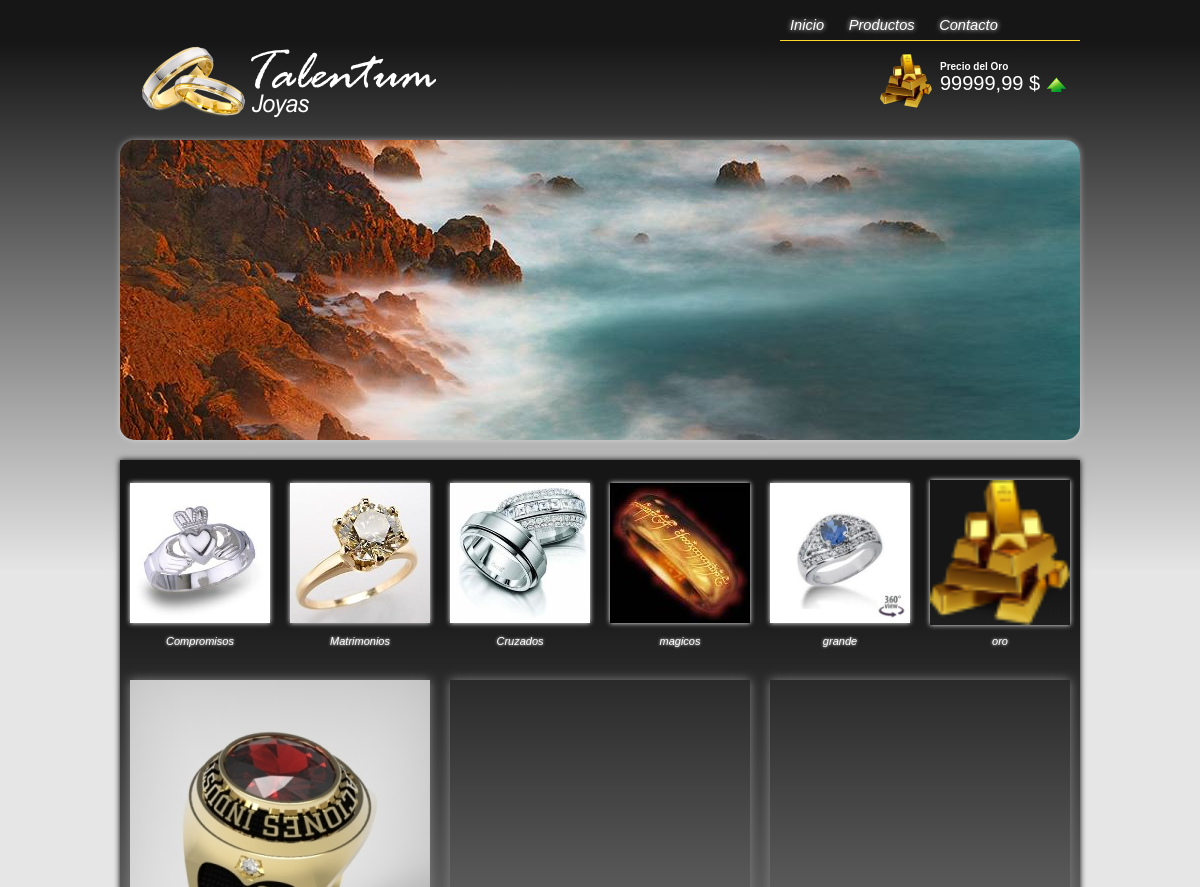
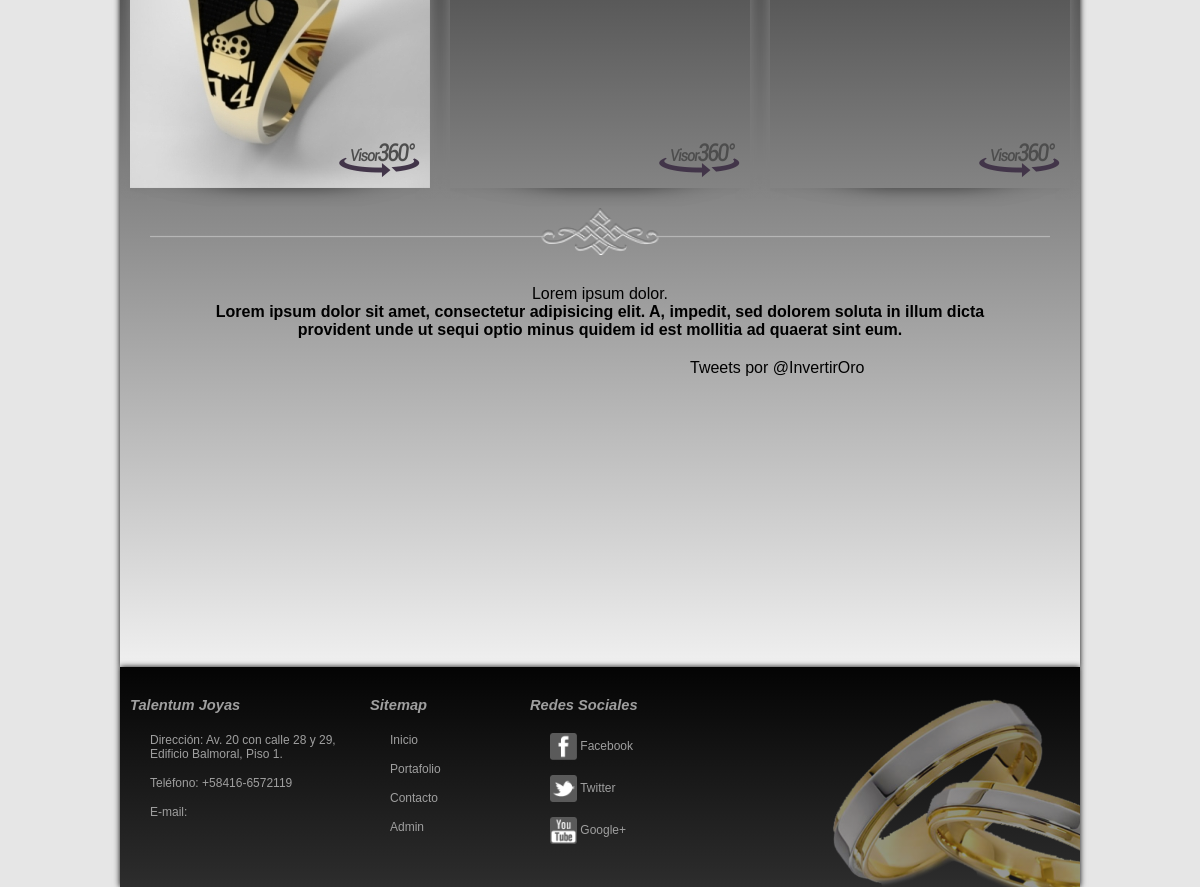
The page / on the database its author committed (2 pictures, top to bottom).
### tables this page shows
CREATE TABLE IF NOT EXISTS `categoria` (
  `id` int(11) NOT NULL AUTO_INCREMENT,
  `nombre` varchar(200) NOT NULL,
  `img` text NOT NULL,
  PRIMARY KEY (`id`)
);

### index.php (the view, shortened to what this page needs)
<?php
  include 'lib/conexion.php';
  try{
    $sql = 'SELECT * FROM categoria';
    $s = $pdo->prepare($sql);
    $s->execute();
    while($row = $s->fetch()){
      $categorias[]= array(
        'id'=>$row['id'],
        'nombre'=>$row['nombre'],
        'img'=>$row['img']);
    }
  }
  catch(PDOException $e){
    echo "error al cargar las categorias".$e;
    exit();
  }
?>
<!doctype html>
<html lang="en">
<head>
  <link rel="stylesheet" href="css/reset.css">
  <link rel="stylesheet" href="css/960_12_col.css">
  <link rel="stylesheet" href="css/style.css" type="text/css" media="screen"/>
</head>
<body>
  <header>
    <div class="container_12 barraPrincipal">
      <div class="grid_12">
        <div class="grid_4 logo">
          <a href="#">
          <img src="img/logo.png" alt="">
          </a>
        </div>
        <div class="grid_4 push_4">
          <nav class="barraNav">
            <ul>
              <li><a href="#">Inicio</a></li>
              <li><a href="categorias.html.php">Productos</a></li>
              <li><a href="contacto.html">Contacto</a></li>
            </ul>
          </nav>
          <div class="row oro">
            <div class="orito">
              <img src="img/oro.png" alt="">
            </div>
          <div class="precioro">
            <p>Precio del Oro</p>
            <p>99999,99 $
            <img src="img/FlechaArriba.png" alt="">
            </p>
          </div>
          </div>
        </div>
      </div>
    </div>
  </header>
    <div class="slider">
    <div class="cycle-slideshow"
    data-cycle-next="#next3"
    data-cycle-prev="#prev3"
    data-cycle-tile-vertical=false
    data-cycle-speed="1000"
    >
    <img src="img/slider/1.jpg">
    </div>
    </div>
  <div class="container_12 contenedorprincipal ContDegradado">
      <div class="sliderpequeno ">
        <div class="cycle-slideshow"
             data-cycle-slides="li"
             data-cycle-fx=carousel
             data-cycle-timeout=1500>
          <?php foreach($categorias as $categoria): ?>
            <li><a href="subcategoria.html.php?categoria=<?php echo $categoria['id'] ?>"><img style="width:140px" src="img/<?php echo $categoria['img'] ?>"><p><?php echo $categoria['nombre'] ?></p></a></li>
          <?php endforeach; ?>
        </div>
      </div>
        <div class="grid_4 cuadro360">
            <img src="img/360.png" alt="" class="png360">
            <div id="KeyShotVR"></div>
          <img src="img/sombra1.png" alt="" class="sombra">
        </div>
        <div class="grid_4 cuadro360">
            <img src="img/360.png" alt="" class="png360">
          <img src="img/sombra1.png" alt="" class="sombra">
        </div>
        <div class="grid_4 cuadro360">
            <img src="img/360.png" alt="" class="png360">
          <img src="img/sombra1.png" alt="" class="sombra">
        </div>
    <center>
      <img src="img/separador.png" alt="" >
      <div class="txtPrincipal">
        <p>Lorem ipsum dolor.</p>
        <h1>Lorem ipsum dolor sit amet, consectetur adipisicing elit. A, impedit, sed dolorem soluta in illum dicta provident unde ut sequi optio minus quidem id est mollitia ad quaerat sint eum.</h1>
      </div>
    </center>
    <div class="grid_7">
      <iframe width="540" height="304" src="//www.youtube.com/embed/NJuujXUp-UQ" frameborder="0" allowfullscreen></iframe>
    </div>
    <div class="grid_5">
      <a class="twitter-timeline" data-dnt="true" href="https://twitter.com/InvertirOro" data-widget-id="402202542399950848">Tweets por @InvertirOro</a>
    </div>
  </div>
  <footer>
    <div class="container_12 contfooter colordegradado2">
      <img src="img/anillos.png" alt="" class="anillofooter">
      <div class="grid_3 txtfooter">
        <p>
          Talentum Joyas
        </p>
        <ul>
          <li>Dirección: Av. 20 con calle 28 y 29, Edificio Balmoral, Piso 1.</li>
          <li>Teléfono: +58416-6572119</li>
          <li>E-mail:</li>
        </ul>
      </div>
      <div class="grid_2 txtfooter">
        <p>
          Sitemap
        </p>
        <ul>
          <li><a href="#">Inicio</a></li>
          <li><a href="#">Portafolio</a></li>
          <li><a href="#">Contacto</a></li>
          <li><a href="backend/menu.html.php">Admin</a></li>
        </ul>
      </div>
      <div class="grid_3 txtfooter">
        <p>
          Redes Sociales
        </p>
            <ul class="listfootercontac listfootersocial">
              <li><a href="#"><img src="img/fb.png" alt=""> Facebook</a></li>
              <li><a href="#"><img src="img/tw.png" alt=""> Twitter</a></li>
              <li><a href="#"><img src="img/yt.png" alt=""> Google+</a></li>
            </ul>
      </div>
    </div>
  </footer>
</body>
</html>

### css/960_12_col.css (style rules this page uses)
body { min-width: 960px; }
.container_12 { margin-left: auto; margin-right: auto; width: 960px; }
.grid_1, .grid_2, .grid_3, .grid_4, .grid_5, .grid_6, .grid_7, .grid_8, .grid_9, .grid_10, .grid_11, .grid_12 { display: inline; float: left; margin-left: 10px; margin-right: 10px; }
.push_1, .pull_1, .push_2, .pull_2, .push_3, .pull_3, .push_4, .pull_4, .push_5, .pull_5, .push_6, .pull_6, .push_7, .pull_7, .push_8, .pull_8, .push_9, .pull_9, .push_10, .pull_10, .push_11, .pull_11 { position: relative; }
.container_12 .grid_2 { width: 140px; }
.container_12 .grid_3 { width: 220px; }
.container_12 .grid_4 { width: 300px; }
.container_12 .grid_5 { width: 380px; }
.container_12 .grid_7 { width: 540px; }
.container_12 .grid_12 { width: 940px; }
.container_12 .push_4 { left: 320px; }
.clearfix:before, .clearfix:after, .container_12:before, .container_12:after { content: '.'; display: block; overflow: hidden; visibility: hidden; font-size: 0; line-height: 0; width: 0; height: 0; }
.clearfix:after, .container_12:after { clear: both; }
.clearfix, .container_12 { zoom: 1; }
.row { clear: both; margin-left: -20px; }
.row:after, .row:before { display: block; content: ""; clear: both; }

### rows shown on the page
categoria: img (picture), nombre "Compromisos"
categoria: img (picture), nombre "Matrimonios"
categoria: img (picture), nombre "Cruzados"
categoria: img (picture), nombre "magicos"
categoria: img (picture), nombre "grande"
categoria: img (picture), nombre "oro"
